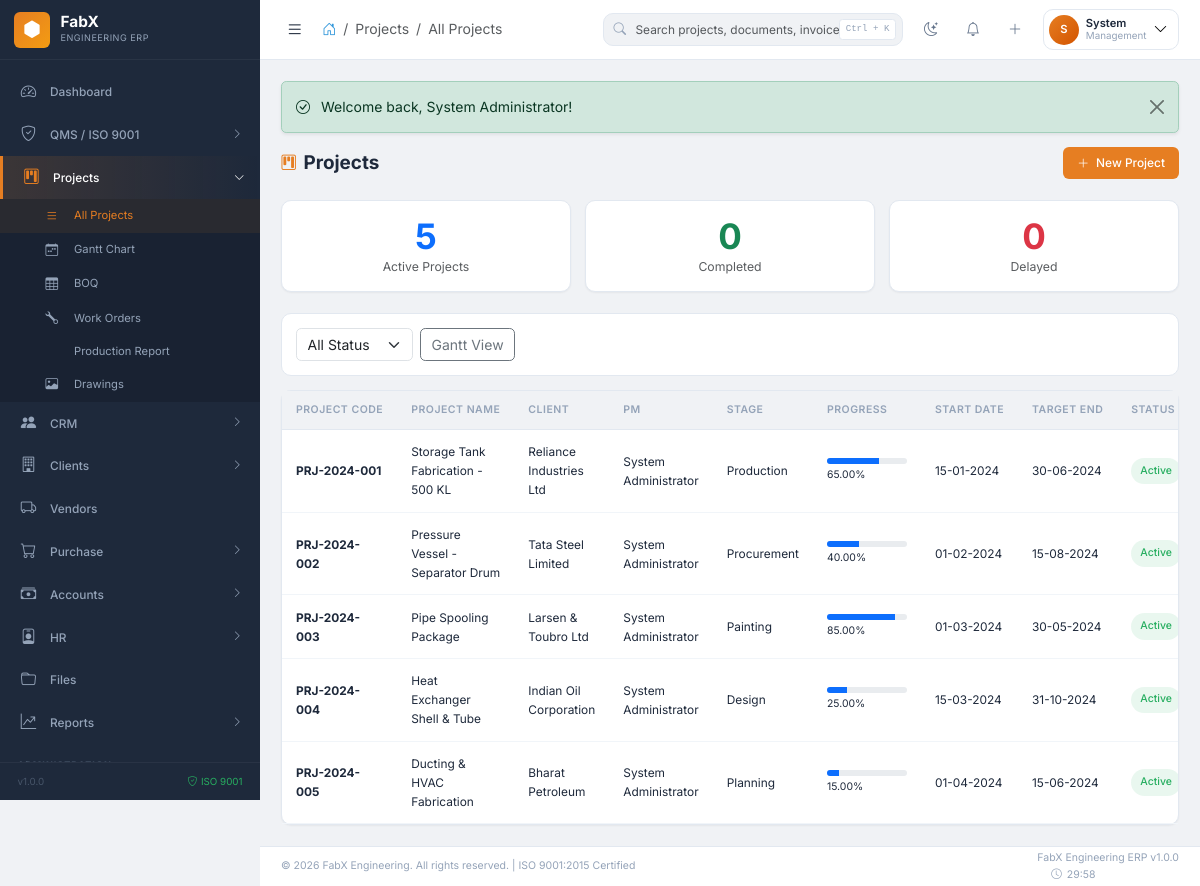
The page /projects (signed in) on the database its author committed.
### tables this page shows
CREATE TABLE fabx_projects (
    id INT AUTO_INCREMENT PRIMARY KEY,
    project_code VARCHAR(50) NOT NULL UNIQUE,
    project_name VARCHAR(255) NOT NULL,
    client_id INT NOT NULL,
    description TEXT,
    project_type ENUM('fabrication','erection','both','maintenance','retrofit') NOT NULL,
    contract_value DECIMAL(15,2),
    currency ENUM('INR','USD','EUR') DEFAULT 'INR',
    start_date DATE,
    target_end_date DATE,
    actual_end_date DATE,
    project_manager_id INT,
    site_location VARCHAR(255),
    po_number VARCHAR(100),
    po_date DATE,
    po_value DECIMAL(15,2),
    advance_received DECIMAL(15,2) DEFAULT 0,
    total_billed DECIMAL(15,2) DEFAULT 0,
    total_received DECIMAL(15,2) DEFAULT 0,
    progress_percentage DECIMAL(5,2) DEFAULT 0,
    priority ENUM('low','medium','high','critical') DEFAULT 'medium',
    current_stage ENUM('planning','design','procurement','production','assembly','painting','dispatch','installation','completed','on_hold','cancelled') DEFAULT 'planning',
    status ENUM('active','completed','on_hold','cancelled','delayed') DEFAULT 'active',
    delay_reason TEXT,
    remarks TEXT,
    attachments JSON,
    created_by INT,
    created_at TIMESTAMP DEFAULT CURRENT_TIMESTAMP,
    updated_at TIMESTAMP DEFAULT CURRENT_TIMESTAMP ON UPDATE CURRENT_TIMESTAMP,
    FOREIGN KEY (client_id) REFERENCES fabx_clients(id),
    FOREIGN KEY (project_manager_id) REFERENCES fabx_users(id),
    FOREIGN KEY (created_by) REFERENCES fabx_users(id),
    INDEX idx_project_code (project_code),
    INDEX idx_client (client_id),
    INDEX idx_status (status),
    INDEX idx_stage (current_stage)
);

CREATE TABLE fabx_clients (
    id INT AUTO_INCREMENT PRIMARY KEY,
    client_code VARCHAR(50) NOT NULL UNIQUE,
    company_name VARCHAR(255) NOT NULL,
    contact_person VARCHAR(255),
    email VARCHAR(255),
    phone VARCHAR(20),
    alt_phone VARCHAR(20),
    address TEXT,
    city VARCHAR(100),
    state VARCHAR(100),
    country VARCHAR(100) DEFAULT 'India',
    pincode VARCHAR(20),
    gstin VARCHAR(20),
    pan VARCHAR(20),
    website VARCHAR(255),
    industry VARCHAR(100),
    credit_limit DECIMAL(15,2) DEFAULT 0,
    credit_days INT DEFAULT 30,
    payment_terms VARCHAR(255),
    client_type ENUM('direct','dealer','government','export','other') DEFAULT 'direct',
    status ENUM('active','inactive','blacklisted') DEFAULT 'active',
    portal_access TINYINT(1) DEFAULT 0,
    portal_email VARCHAR(255),
    portal_password VARCHAR(255),
    created_by INT,
    created_at TIMESTAMP DEFAULT CURRENT_TIMESTAMP,
    updated_at TIMESTAMP DEFAULT CURRENT_TIMESTAMP ON UPDATE CURRENT_TIMESTAMP,
    FOREIGN KEY (created_by) REFERENCES fabx_users(id),
    INDEX idx_client_code (client_code),
    INDEX idx_company (company_name),
    INDEX idx_status (status)
);

### modules/projects/ProjectController.php (called while the page is built, shortened)
<?php
class ProjectController extends Controller {
    public function index(): void {
        $page = (int)($_GET['page'] ?? 1);
        $where = "WHERE 1=1"; $params = [];
        $projects = $this->db->fetchAll(
            "SELECT p.*, c.company_name as client_name, CONCAT(u.first_name, ' ', u.last_name) as pm_name
             FROM " . $this->db->table("projects") . " p
             LEFT JOIN " . $this->db->table("clients") . " c ON p.client_id = c.id
             LEFT JOIN " . $this->db->table("users") . " u ON p.project_manager_id = u.id
             {$where} ORDER BY p.created_at DESC LIMIT ? OFFSET ?",
            array_merge($params, [DEFAULT_PER_PAGE, ($page-1)*DEFAULT_PER_PAGE])
        );
        $total = (int)$this->db->fetchValue("SELECT COUNT(*) FROM " . $this->db->table("projects") . " p {$where}", $params);
        $this->view('list', [
            'page_title' => 'Projects', 'breadcrumb_module' => 'Projects', 'breadcrumb_page' => 'All Projects',
            'projects' => $projects, 'pagination' => paginate($total, $page),
            'stats' => [
                'active' => $this->db->fetchValue("SELECT COUNT(*) FROM " . $this->db->table("projects") . " WHERE status = 'active'"),
                'completed' => $this->db->fetchValue("SELECT COUNT(*) FROM " . $this->db->table("projects") . " WHERE status = 'completed'"),
                'delayed' => $this->db->fetchValue("SELECT COUNT(*) FROM " . $this->db->table("projects") . " WHERE status = 'delayed'"),
            ]
        ]);
    }
}

### includes/functions.php (called while the page is built, shortened)
<?php
function base_url(string $path = ''): string {
    return APP_URL . '/' . ltrim($path, '/');
}
function format_date(?string $date, string $format = DATE_FORMAT): string {
    $d = DateTime::createFromFormat(DB_DATE_FORMAT, $date);
    return $d->format($format);
}

### config/config.php (called while the page is built, shortened)
<?php
spl_autoload_register(function ($class) {
    $prefixes = [
        'Core\\' => FABX_ROOT . '/core/',
        'Modules\\' => FABX_ROOT . '/modules/',
    ];
    foreach ($prefixes as $prefix => $baseDir) {
        $len = strlen($prefix);
        if (strncmp($prefix, $class, $len) === 0) {
            $relativeClass = substr($class, $len);
            $file = $baseDir . str_replace('\\', '/', $relativeClass) . '.php';
            if (file_exists($file)) {
                return;
            }
        }
    }
});
require_once FABX_ROOT . '/includes/functions.php';
require_once FABX_ROOT . '/includes/security.php';

### core/Database.php (called while the page is built, shortened)
<?php
class Database {
    private static ?self $instance = null;
    private mysqli $connection;
    private string $prefix;
    private function __construct() {
        $this->prefix = DB_PREFIX;
        $this->connection = new mysqli(DB_HOST, DB_USER, DB_PASS, DB_NAME);
        $this->connection->set_charset(DB_CHARSET);
    }
    public static function getInstance(): self {
        if (self::$instance === null) {
            self::$instance = new self();
        }
        return self::$instance;
    }
    public function query(string $sql, array $params = []): \mysqli_stmt|false {
        $stmt = $this->connection->prepare($sql);
        if (!empty($params)) {
            $types = '';
            $values = [];
            foreach ($params as $param) {
                if (is_int($param)) {
                    $types .= 'i';
                } elseif (is_float($param)) {
                    $types .= 'd';
                } elseif (is_bool($param)) {
                    $types .= 'i';
                    $param = $param ? 1 : 0;
                } else {
                    $types .= 's';
                }
                $values[] = $param;
            }
            $stmt->bind_param($types, ...$values);
        }
        return $stmt;
    }
    public function fetchAll(string $sql, array $params = []): array {
        $stmt = $this->query($sql, $params);
        $stmt->execute();
        $result = $stmt->get_result();
        $rows = $result->fetch_all(MYSQLI_ASSOC);
        return $rows;
    }
    public function table(string $name): string {
        return $this->prefix . $name;
    }
}

### includes/security.php (called while the page is built, shortened)
<?php
function e(string $text): string {
    return htmlspecialchars($text, ENT_QUOTES, 'UTF-8');
}

### modules/projects/views/list.php (the view, shortened to what this page needs)
<div class="page-header">
    <h1 class="page-title"><i class="bi bi-kanban"></i> Projects</h1>
    <div class="page-actions">
        <a href="<?= base_url('projects/create') ?>" class="btn btn-fx btn-fx-primary">
            <i class="bi bi-plus-lg"></i> New Project
        </a>
    </div>
</div>
<div class="row g-3 mb-4">
    <div class="col-md-4">
        <div class="fx-card text-center p-3">
            <div class="display-6 fw-bold text-primary"><?= $stats['active'] ?? 0 ?></div>
            <div class="text-muted small">Active Projects</div>
        </div>
    </div>
    <div class="col-md-4">
        <div class="fx-card text-center p-3">
            <div class="display-6 fw-bold text-success"><?= $stats['completed'] ?? 0 ?></div>
            <div class="text-muted small">Completed</div>
        </div>
    </div>
    <div class="col-md-4">
        <div class="fx-card text-center p-3">
            <div class="display-6 fw-bold text-danger"><?= $stats['delayed'] ?? 0 ?></div>
            <div class="text-muted small">Delayed</div>
        </div>
    </div>
</div>
<div class="filters-bar mb-3">
    <form method="GET" class="d-flex gap-2 flex-wrap">
        <select name="status" class="form-select w-auto" onchange="this.form.submit()">
            <option value="">All Status</option>
        </select>
        <a href="<?= base_url('projects/gantt') ?>" class="btn btn-outline-secondary">
            <i class="bi bi-bar-chart-gantt"></i> Gantt View
        </a>
    </form>
</div>
<div class="fx-card">
    <div class="fx-card-body p-0">
        <div class="table-responsive-fx">
            <table class="fx-table mb-0" id="projectsTable">
                <thead>
                    <tr>
                        <th>Project Code</th>
                        <th>Project Name</th>
                        <th>Client</th>
                        <th>PM</th>
                        <th>Stage</th>
                        <th>Progress</th>
                        <th>Start Date</th>
                        <th>Target End</th>
                        <th>Status</th>
                    </tr>
                </thead>
                <tbody>
                    <?php if (!empty($projects)): ?>
                        <?php foreach ($projects as $p): ?>
                            <tr>
                                <td><strong><?= e($p['project_code']) ?></strong></td>
                                <td><?= e($p['project_name']) ?></td>
                                <td><?= e($p['client_name'] ?? '-') ?></td>
                                <td><?= e($p['pm_name'] ?? '-') ?></td>
                                <td><?= e(ucfirst($p['current_stage'] ?? '-')) ?></td>
                                <td>
                                    <div class="progress" style="height:6px;width:80px;">
                                        <div class="progress-bar" style="width:<?= $p['progress_percentage'] ?? 0 ?>%"></div>
                                    </div>
                                    <small><?= $p['progress_percentage'] ?? 0 ?>%</small>
                                </td>
                                <td><?= format_date($p['start_date']) ?></td>
                                <td><?= format_date($p['target_end_date']) ?></td>
                                <td>
                                    <?php $sc = match($p['status'] ?? '') {
                                        'active' => 'badge-fx-success', 'completed' => 'badge-fx-info',
                                        'delayed' => 'badge-fx-danger', 'on_hold' => 'badge-fx-warning',
                                        default => 'badge-fx-secondary'
                                    }; ?>
                                    <span class="badge-fx <?= $sc ?>"><?= ucfirst(str_replace('_', ' ', $p['status'] ?? '')) ?></span>
                                </td>
                            </tr>
                        <?php endforeach; ?>
                    <?php endif; ?>
                </tbody>
            </table>
        </div>
    </div>
</div>

### rows shown on the page
fabx_projects: project_code "PRJ-2024-001", project_name "Storage Tank Fabrication - 500 KL", client.company_name "Reliance Industries Ltd", pm_name "System Administrator", current_stage "Production", progress_percentage "65.00", start_date "15-01-2024", target_end_date "30-06-2024", status "Active"
fabx_projects: project_code "PRJ-2024-002", project_name "Pressure Vessel - Separator Drum", client.company_name "Tata Steel Limited", pm_name "System Administrator", current_stage "Procurement", progress_percentage "40.00", start_date "01-02-2024", target_end_date "15-08-2024", status "Active"
fabx_projects: project_code "PRJ-2024-003", project_name "Pipe Spooling Package", client.company_name "Larsen & Toubro Ltd", pm_name "System Administrator", current_stage "Painting", progress_percentage "85.00", start_date "01-03-2024", target_end_date "30-05-2024", status "Active"
fabx_projects: project_code "PRJ-2024-004", project_name "Heat Exchanger Shell & Tube", client.company_name "Indian Oil Corporation", pm_name "System Administrator", current_stage "Design", progress_percentage "25.00", start_date "15-03-2024", target_end_date "31-10-2024", status "Active"
fabx_projects: project_code "PRJ-2024-005", project_name "Ducting & HVAC Fabrication", client.company_name "Bharat Petroleum", pm_name "System Administrator", current_stage "Planning", progress_percentage "15.00", start_date "01-04-2024", target_end_date "15-06-2024", status "Active"

### other values the page prints
$item['label'] "Dashboard"
$item['label'] "QMS / ISO 9001"
$item['label'] "Projects"
$sub['label'] "All Projects"
$sub['label'] "Gantt Chart"
$sub['label'] "BOQ"
$sub['label'] "Work Orders"
$sub['label'] "Production Report"
$sub['label'] "Drawings"
$item['label'] "CRM"
$item['label'] "Clients"
$item['label'] "Vendors"
$item['label'] "Purchase"
$item['label'] "Accounts"
$item['label'] "HR"
